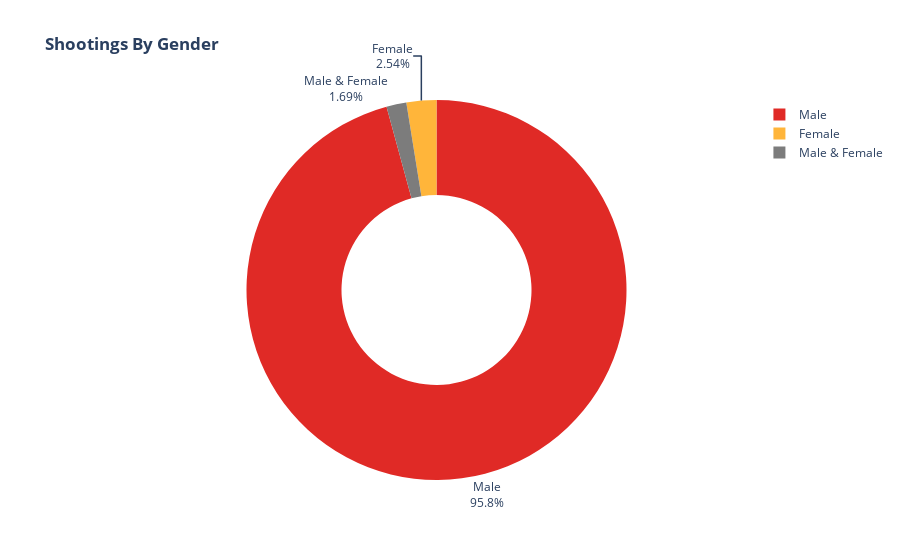

The notebook cell this image was saved under:
### Markdown cell above
### 8.1. Shootings by Gender | Pie Chart Visualization

### Code cell
plt.style.use('fivethirtyeight')

colors = ["#ffb53a","#e02a26", "#7c7c7c" ]
fig = px.pie(shootings_by_gender, values='shootings', names='gender', hole = .5, title='<b>Shootings By Gender</b>', template='plotly_white'
                                           )
fig.update_traces(textposition='outside', textinfo='percent+label',marker=dict(colors=colors))
fig.show()

### Figure 1 — Plotly figure (JSON) as saved in the notebook; plotly's stock layout.template omitted (floating-point values rounded to 4 significant figures)
{"data": [{"domain": {"x": [0, 1], "y": [0, 1]}, "hole": 0.5, "hoverlabel": {"namelength": 0}, "hovertemplate": "gender=%{label}<br>shootings=%{value}", "labels": ["Female", "Male", "Male & Female"], "legendgroup": "", "marker": {"colors": ["#ffb53a", "#e02a26", "#7c7c7c"]}, "name": "", "showlegend": true, "textinfo": "percent+label", "textposition": "outside", "type": "pie", "values": [3, 113, 2]}], "layout": {"legend": {"tracegroupgap": 0}, "title": {"text": "<b>Shootings By Gender</b>"}}}
